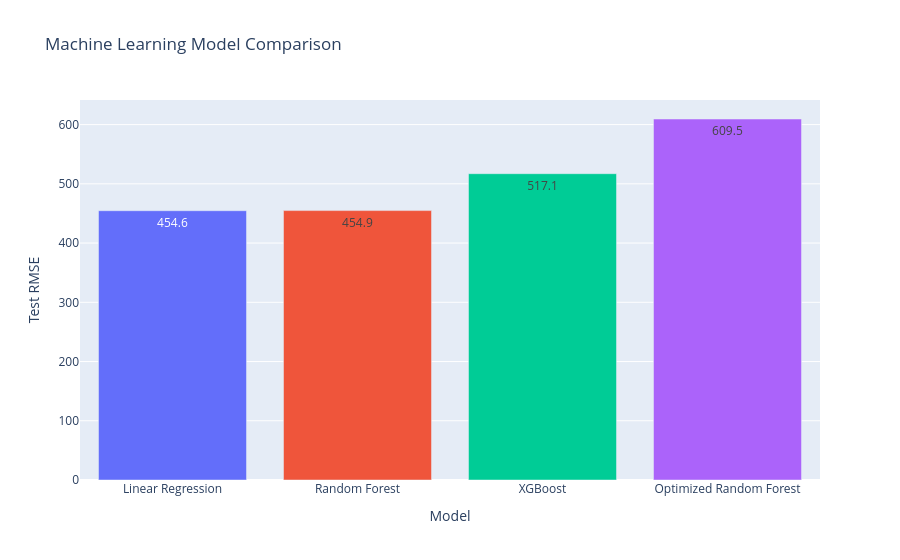

The cell this chart's notebook holds for it:
### Code cell
fig = px.bar(

    leaderboard,

    x="Model",

    y="Test RMSE",

    color="Model",

    text_auto=".1f",

    title="Machine Learning Model Comparison"

)

fig.update_layout(
    showlegend=False
)

fig.show()

### Figure 1 — Plotly figure (JSON) as saved in the notebook; plotly's stock layout.template omitted (floating-point values rounded to 4 significant figures)
{"data": [{"hovertemplate": "Model=%{x}<br>Test RMSE=%{y}<extra></extra>", "legendgroup": "Linear Regression", "marker": {"color": "#636efa", "pattern": {"shape": ""}}, "name": "Linear Regression", "orientation": "v", "showlegend": true, "textposition": "auto", "texttemplate": "%{y:.1f}", "type": "bar", "x": ["Linear Regression"], "xaxis": "x", "y": [454.6], "yaxis": "y"}, {"hovertemplate": "Model=%{x}<br>Test RMSE=%{y}<extra></extra>", "legendgroup": "Random Forest", "marker": {"color": "#EF553B", "pattern": {"shape": ""}}, "name": "Random Forest", "orientation": "v", "showlegend": true, "textposition": "auto", "texttemplate": "%{y:.1f}", "type": "bar", "x": ["Random Forest"], "xaxis": "x", "y": [454.9], "yaxis": "y"}, {"hovertemplate": "Model=%{x}<br>Test RMSE=%{y}<extra></extra>", "legendgroup": "XGBoost", "marker": {"color": "#00cc96", "pattern": {"shape": ""}}, "name": "XGBoost", "orientation": "v", "showlegend": true, "textposition": "auto", "texttemplate": "%{y:.1f}", "type": "bar", "x": ["XGBoost"], "xaxis": "x", "y": [517.1], "yaxis": "y"}, {"hovertemplate": "Model=%{x}<br>Test RMSE=%{y}<extra></extra>", "legendgroup": "Optimized Random Forest", "marker": {"color": "#ab63fa", "pattern": {"shape": ""}}, "name": "Optimized Random Forest", "orientation": "v", "showlegend": true, "textposition": "auto", "texttemplate": "%{y:.1f}", "type": "bar", "x": ["Optimized Random Forest"], "xaxis": "x", "y": [609.5], "yaxis": "y"}], "layout": {"barmode": "relative", "legend": {"title": {"text": "Model"}, "tracegroupgap": 0}, "showlegend": false, "title": {"text": "Machine Learning Model Comparison"}, "xaxis": {"anchor": "y", "categoryarray": ["Linear Regression", "Random Forest", "XGBoost", "Optimized Random Forest"], "categoryorder": "array", "domain": [0, 1], "title": {"text": "Model"}}, "yaxis": {"anchor": "x", "domain": [0, 1], "title": {"text": "Test RMSE"}}}}
